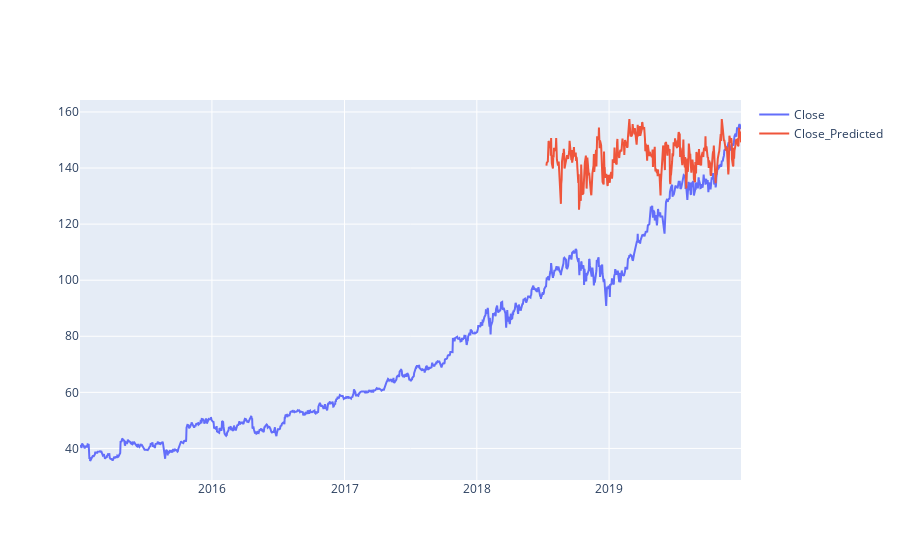

The code cell stored with this chart in its notebook:
### Markdown cell above
# Model 1 LSTM 100

### Code cell
fig2=go.Figure(data=[go.Scatter(name = 'Close',x= Final['Date'],y= Final['Close']),
                   go.Scatter(name = 'Close_Predicted',x= df_forecast['Date'],y= df_forecast['Close'])])
fig2.show()

### Figure 1 — Plotly figure (JSON) as saved in the notebook; plotly's stock layout.template omitted (floating-point values rounded to 4 significant figures; data arrays with more than 128 entries replaced by an {"elided": "..."} marker saying what was removed)
{"data": [{"name": "Close", "type": "scatter", "x": {"elided": "1258 str values"}, "y": {"elided": "1258 float values"}}, {"name": "Close_Predicted", "type": "scatter", "x": {"elided": "371 str values"}, "y": {"elided": "371 float values"}}], "layout": {}}
